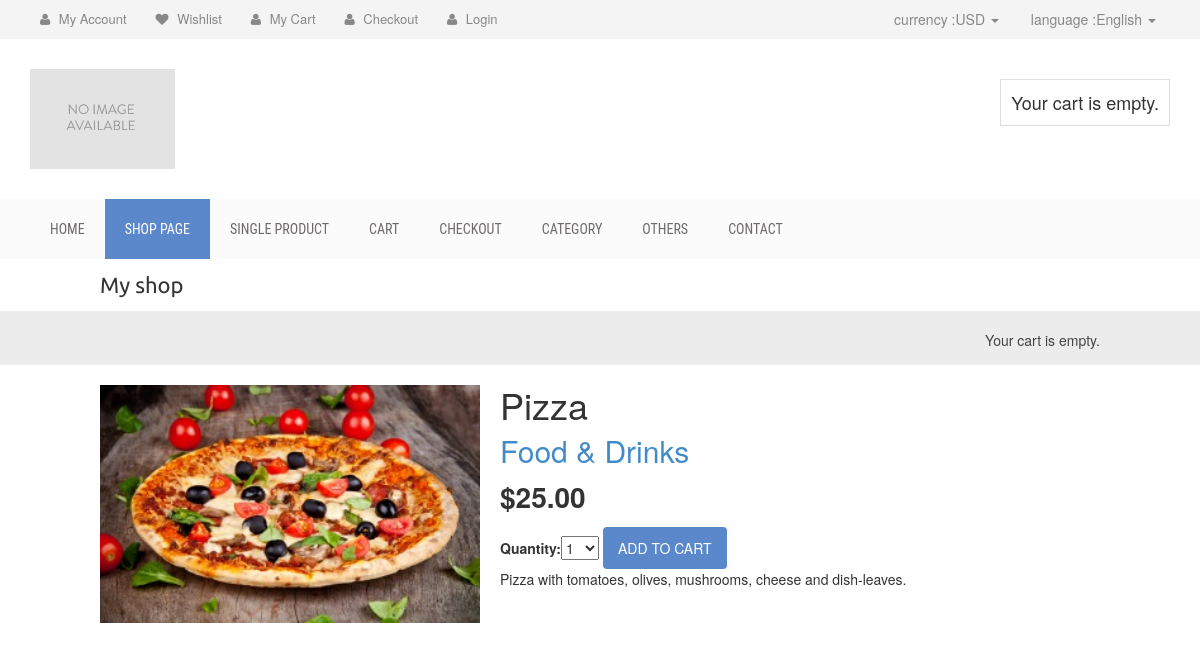
Page /5/pizza/ on the committed database.
### shop/models.py (models this page shows, shortened)
class Product(models.Model):
    category = models.ForeignKey(Category,
                                 related_name='products')
    name = models.CharField(max_length=200, db_index=True)
    slug = models.SlugField(max_length=200, db_index=True)
    image = models.ImageField(upload_to='products/%Y/%m/%d',
                              blank=True)
    description = models.TextField(blank=True)
    price = models.DecimalField(max_digits=10, decimal_places=2)
    stock = models.PositiveIntegerField()
    available = models.BooleanField(default=True)
    created = models.DateTimeField(auto_now_add=True)
    updated = models.DateTimeField(auto_now=True)
    class Meta:
        ordering = ('name',)
        index_together = (('id', 'slug'),)

class Category(models.Model):
    name = models.CharField(max_length=200,
                            db_index=True)
    slug = models.SlugField(max_length=200,
                            db_index=True,
                            unique=True)
    def get_absolute_url(self):
        return reverse('shop:product_list_by_category',args=[self.slug])
    class Meta:
        ordering = ('name',)
        verbose_name = 'category'
        verbose_name_plural = 'categories'
    def __str__(self):
        return self.name

### shop/views.py (the view)
# urls.py: url(r'^(?P<id>\d+)/(?P<slug>[-\w]+)/$', views.product_detail, name='product_detail'),
def product_detail(request, id, slug):
    product = get_object_or_404(Product,
                                id=id,
                                slug=slug,
                                available=True)
    cart_product_form = CartAddProductForm()
    return render(request,
                  'shop/product/detail.html',
                  {'product': product,
                   'cart_product_form': cart_product_form})

### cart/forms.py
class CartAddProductForm(forms.Form):
    quantity = forms.TypedChoiceField(
        choices=PRODUCT_QUANTITY_CHOICES,
        coerce=int)
    update = forms.BooleanField(required=False,
                                initial=False,
                                widget=forms.HiddenInput)

### cart/cart.py (called while the page is built)
    def __len__(self):
        return sum(item['quantity'] for item in self.cart.values())

### cart/context_processors.py (called while the page is built)
def cart(request):
    return {'cart': Cart(request)}

### shop/templates/shop/product/detail.html (shortened to what this page needs)
{% extends "shop/base.html" %}
{% load static %}
{% block content %}
<div class="product-detail">
<img src="{% if product.image %}{{ product.image.url }}{% else %}
{% static "img/no_image.png" %}{% endif %}">
<h1>{{ product.name }}</h1>
<h2><a href="{{ product.category.get_absolute_url }}">{{ product.category }}</a></h2>
<p class="price">${{ product.price }}</p>
<form action="{% url "cart:cart_add" product.id %}" method="post">
{{ cart_product_form }}
<input type="submit" value="Add to cart">
</form>
{{ product.description|linebreaks }}
</div>
{% endblock %}

### shop/static/css/base.css (style rules this page uses)
body { margin:0; padding:0; font-family:helvetica, sans-serif; }
h1, h2, h3, h4, h5 , h6 { font-family: 'Ubuntu', sans-serif; font-weight:normal; }
a { text-decoration:none; color:#5993bb; }
a.button, input[type="submit"] { color:#fff; background:#5993bb; border-radius:4px; padding:10px 20px; font-size:14px; border:0; }
.product-detail { text-align:justify; }
.product-detail .price { color:#333; font-size:28px; font-weight:bold; }
.product-detail img { width:40%; float:left; padding:0 20px 20px 0; }
.product-detail h1 { margin-bottom:0; }
.product-detail h2 { margin-top:10px; }

### shop/static/css/style.css (style rules this page uses)
img { max-width: 100%; height: auto; }
h1, h2, h3, h4, h5, h6 { margin: 0 0 15px; }
body { font-family:Arial, Helvetica, sans-serif; }
a { color: #5a88ca }
input[type="submit"], button[type=submit] { background: none repeat scroll 0 0 #5a88ca; border: medium none; color: #fff; padding: 11px 20px; text-transform: uppercase; }

### shop/static/css/responsive.css (style rules this page uses)
@media only screen and (min-width: 992px) and (max-width: 1280px) { input[type="submit"], button[type="submit"] { padding: 11px 15px; } }

### rows in the picture
Product: image (picture), name "Pizza", category "Food & Drinks", price "25.00", description "Pizza with tomatoes, olives, mushrooms, cheese and dish-leaves."
